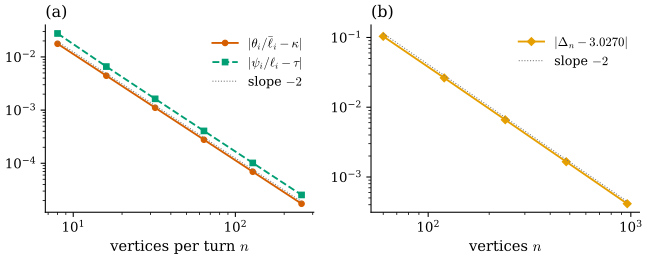

Write the Python code that produced this figure.
"""Figure 37.5.2: discrete curvature, torsion, and Bishop holonomy converge at second order.

(a) the helix (a, b) = (1, 0.3) sampled with n vertices per turn: errors |theta/lbar - kappa| and |psi/l - tau| from the
closed forms of Example 37.5.6; (b) the trefoil torus knot sampled with n vertices: |holonomy_n - 3.0270| where 3.0270
is -int tau ds mod 2 pi (Example 37.3.14).

Run: PYTHONPATH=tools python3 chapters/37-curves-smooth-discrete/figures/fig-37-5-2-convergence.py
"""
import sys
from pathlib import Path

import numpy as np

sys.path.insert(0, str(Path(__file__).resolve().parents[1] / "lib"))
import dgfig  # noqa: E402
dgfig.setup()
import matplotlib.pyplot as plt  # noqa: E402

import dgdec as dd  # noqa: E402
import ddg37  # noqa: E402

C = dgfig.COLORS
kap, tau = ddg37.helix_kappa_tau()
ns = np.array([8, 16, 32, 64, 128, 256])
ek, et = [], []
for n in ns:
    ell, th, psi = ddg37.helix_discrete_angles(2 * np.pi / n)
    ek.append(abs(th / ell - kap))
    et.append(abs(psi / ell - tau))
    X = ddg37.helix_point(2 * np.pi * np.arange(-2, 5) / n)
    k_i, t_i = dd.space_curve_curvature_torsion(X, False)
    assert abs(k_i[3] - th / ell) < 1e-9 and abs(t_i[3] - psi / ell) < 1e-9
ek, et = np.array(ek), np.array(et)
sk = np.polyfit(np.log(ns), np.log(ek), 1)[0]
st = np.polyfit(np.log(ns), np.log(et), 1)[0]
assert abs(sk + 2) < 0.02 and abs(st + 2) < 0.05


def trefoil(n):
    t = 2 * np.pi * np.arange(n) / n
    return np.stack([(2 + np.cos(3 * t)) * np.cos(2 * t), (2 + np.cos(3 * t)) * np.sin(2 * t), np.sin(3 * t)], 1)


HOL = 3.026992185112181                 # -int tau ds mod 2 pi (Example 37.3.14, verify/v-37-3)
nt = np.array([60, 120, 240, 480, 960])
eh = []
for n in nt:
    X = trefoil(n)
    h = dd.bishop_holonomy(X)
    assert abs(np.angle(np.exp(1j * (h + dd.torsion_angles(X, True).sum())))) < 1e-9   # = -sum psi (mod 2 pi)
    eh.append(abs(h - HOL))
eh = np.array(eh)
sh = np.polyfit(np.log(nt), np.log(eh), 1)[0]
assert abs(sh + 2) < 0.1

fig, (ax, bx) = plt.subplots(1, 2, figsize=(7.0, 3.0))
ax.loglog(ns, ek, "o-", color=C["normal"], lw=1.4, ms=4, label=r"$|\theta_i/\bar\ell_i - \kappa|$")
ax.loglog(ns, et, "s--", color=C["third"], lw=1.4, ms=4, label=r"$|\psi_i/\ell_i - \tau|$")
ax.loglog(ns, 1.1 * ek[0] * (ns / ns[0]) ** -2.0, color=C["aux"], lw=0.8, ls=":", label="slope $-2$")
ax.set_xlabel(r"vertices per turn $n$")
ax.legend(fontsize=9.5, frameon=False)
ax.set_title("(a)", fontsize=12, loc="left")
bx.loglog(nt, eh, "D-", color=C["accent"], lw=1.4, ms=4, label=r"$|\Delta_n - 3.0270|$")
bx.loglog(nt, 1.1 * eh[0] * (nt / nt[0]) ** -2.0, color=C["aux"], lw=0.8, ls=":", label="slope $-2$")
bx.set_xlabel(r"vertices $n$")
bx.legend(fontsize=9.5, frameon=False)
bx.set_title("(b)", fontsize=12, loc="left")
for a_ in (ax, bx):
    for sp2 in ("top", "right"):
        a_.spines[sp2].set_visible(False)
fig.tight_layout()
dgfig.save(fig, __file__)
print(f"orders: kappa {-sk:.2f}, tau {-st:.2f}, holonomy {-sh:.2f}; holonomy errors {eh}")
